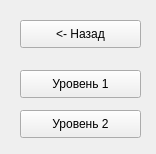
<?xml version="1.0" encoding="UTF-8"?>
<ui version="4.0">
 <class>LevelsWindow</class>
 <widget class="QMainWindow" name="LevelsWindow">
  <property name="geometry">
   <rect>
    <x>0</x>
    <y>0</y>
    <width>156</width>
    <height>154</height>
   </rect>
  </property>
  <property name="windowTitle">
   <string>Levels</string>
  </property>
  <widget class="QWidget" name="centralwidget">
   <widget class="QPushButton" name="backBtn">
    <property name="geometry">
     <rect>
      <x>20</x>
      <y>20</y>
      <width>121</width>
      <height>28</height>
     </rect>
    </property>
    <property name="text">
     <string>&lt;- Назад</string>
    </property>
   </widget>
   <widget class="QPushButton" name="pushButton_2">
    <property name="geometry">
     <rect>
      <x>20</x>
      <y>70</y>
      <width>121</width>
      <height>28</height>
     </rect>
    </property>
    <property name="text">
     <string>Уровень 1</string>
    </property>
   </widget>
   <widget class="QPushButton" name="pushButton_3">
    <property name="geometry">
     <rect>
      <x>20</x>
      <y>110</y>
      <width>121</width>
      <height>28</height>
     </rect>
    </property>
    <property name="text">
     <string>Уровень 2</string>
    </property>
   </widget>
  </widget>
 </widget>
 <resources/>
 <connections/>
</ui>
